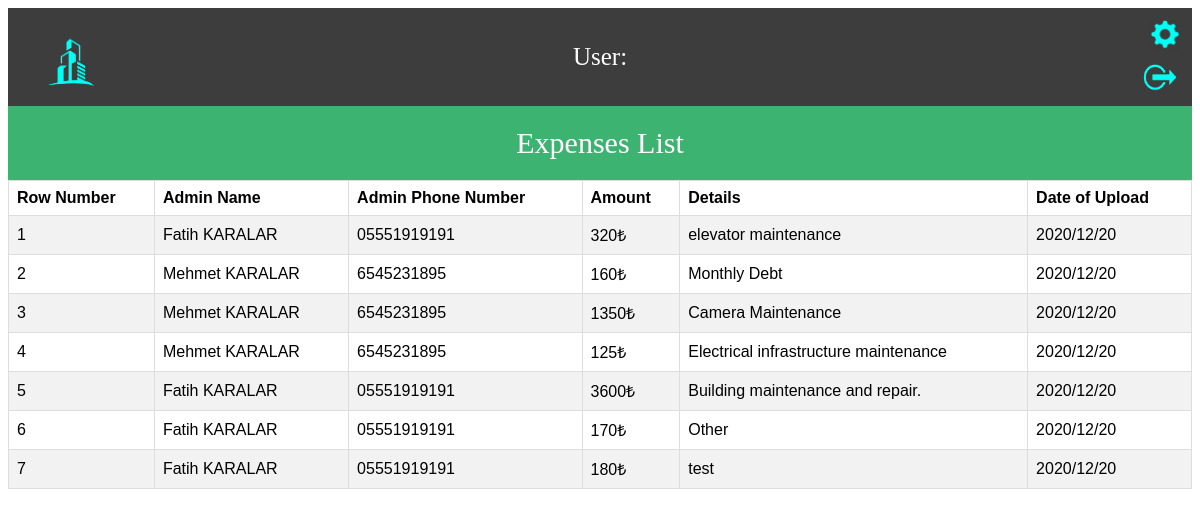
The page /UserOperations/expensesList.php (signed in) on the database as committed earlier.
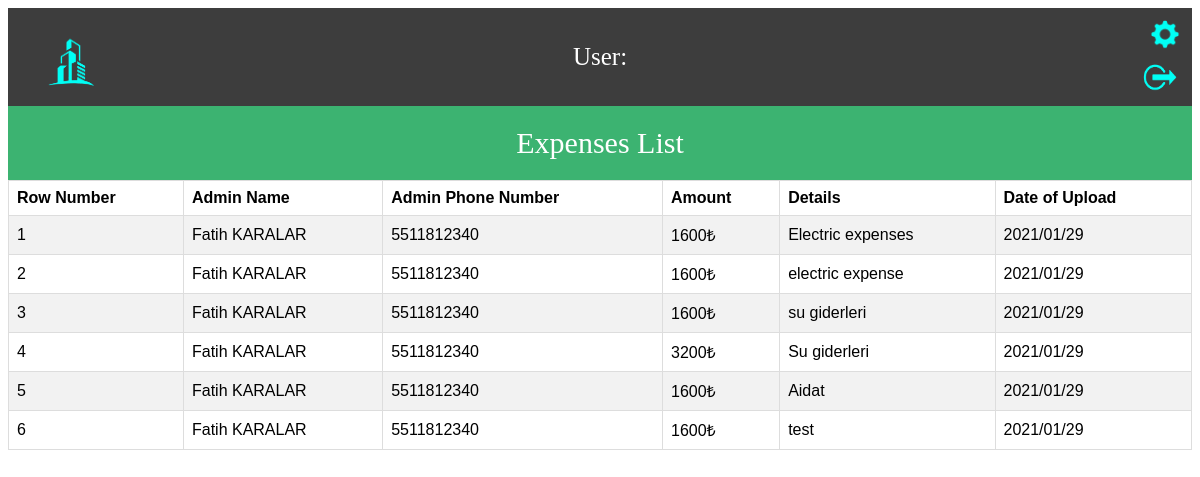
The same page on the database as committed later.
### tables this page shows
CREATE TABLE `expenses` (
  `expenseID` int(11) NOT NULL,
  `amount` float NOT NULL,
  `details` text NOT NULL,
  `adminID` int(11) NOT NULL,
  `currentdate` text NOT NULL
);

### UserOperations/expensesList.php (the view, shortened to what this page needs)
<?php
require_once '../dbconnection/dbconnect.php';
?>
<!DOCTYPE html>
<html lang="en">
<head>
  <link rel="stylesheet" href="../Css/expensesList.css">
</head>
<body>
  <?php
  $userID=$_GET['userID'];
  $userSql="SELECT*FROM users WHERE userID='$userID'";
  $userQuery=mysqli_query($connect,$userSql);
  $rowUser=mysqli_fetch_assoc($userQuery);
  ?>
  <header> User:<?php echo ucfirst($rowUser['name'])." ".strtoupper($rowUser['surname']);  ?>
  <br>
  <a href="../index.php" title="Homepage"> <img src="../Logos/logo.png" width="100px" height="100px"></a>
  <a href="../options.php?userID=<?php echo $userID ?>" title="Edit Informations"> <input id="options" type="image" src="../Logos/options.png" width="30px" height="30px"> </a>
  <a href="../Login/userLogout.php" title="Logout"><input id="logout" type="image" src="../Logos/logout.png" width="40px" height="48px"></a>
</header>
<div id="expenses">
  <header id="title">Expenses List</header>
  <table id="expenses">
    <tr>
      <th>Row Number</th>
      <th>Admin Name</th>
      <th>Admin Phone Number</th>
      <th>Amount</th>
      <th>Details</th>
      <th>Date of Upload</th>
    </tr>
    <?php
    $expensesSql="SELECT*FROM expenses ";
    $expensesQuery=mysqli_query($connect,$expensesSql);
    $counter=0;
        while ($expensesRow=mysqli_fetch_assoc($expensesQuery)) {
          $counter++;
          $adminID=$expensesRow['adminID'];
          $adminSql="SELECT * FROM admins WHERE adminID='$adminID'";
          $adminQuery=mysqli_query($connect,$adminSql);
          $adminRow=mysqli_fetch_assoc($adminQuery);
          ?>
          <tr>
           <td><?php echo $counter; ?></td>
           <td><?php echo $adminRow['name']; ?></td>
           <td><?php echo $adminRow['phoneNumber']; ?></td>
           <td><?php echo $expensesRow['amount']."₺"; ?></td>
           <td><?php echo $expensesRow['details']; ?></td>
           <td><?php echo  $expensesRow['currentdate']; ?></td>
         </tr>
       <?php } ?>
     </table>
   </div>
 </body>
 </html>

### Css/expensesList.css (style rules this page uses)
header { background-color: #3d3d3d; padding: 35px; text-align: center; font-size: 25px; color: white; }
header img { display: block; float: left; position: absolute; top: 15px; left: 20px; }
header input[id="options"] { display: block; float: right; position: absolute; top: 10px; right: 10px; margin: 10px; }
header input[id="logout"] { display: block; float: right; position: absolute; top: 25px; right: 10px; margin-top: 30px; margin-right: 10px; }
table { font-family: arial, sans-serif; border-collapse: collapse; width: 100%; }
td, th { border: 1px solid #dddddd; text-align: left; padding: 8px; }
tr:nth-child(even) { background-color: #f2f2f2; }
#title { background-color: mediumseagreen; color: white; text-align: center; font-size: 30px; padding: 20px; }

Rows that differ between the two databases and show on the page:
removed expenses: adminID.name "Fatih KARALAR", adminID.phoneNumber "05551919191", amount "320", details "elevator maintenance", currentdate "2020/12/20"
removed expenses: adminID.name "Mehmet KARALAR", adminID.phoneNumber "6545231895", amount "160", details "Monthly Debt", currentdate "2020/12/20"
removed expenses: adminID.name "Mehmet KARALAR", adminID.phoneNumber "6545231895", amount "1350", details "Camera Maintenance", currentdate "2020/12/20"
removed expenses: adminID.name "Mehmet KARALAR", adminID.phoneNumber "6545231895", amount "125", details "Electrical infrastructure maintenance", currentdate "2020/12/20"
removed expenses: adminID.name "Fatih KARALAR", adminID.phoneNumber "05551919191", amount "3600", details "Building maintenance and repair.", currentdate "2020/12/20"
removed expenses: adminID.name "Fatih KARALAR", adminID.phoneNumber "05551919191", amount "170", details "Other", currentdate "2020/12/20"
removed expenses: adminID.name "Fatih KARALAR", adminID.phoneNumber "05551919191", amount "180", details "test", currentdate "2020/12/20"
added expenses: adminID.name "Fatih KARALAR", adminID.phoneNumber "5511812340", amount "1600", details "Electric expenses", currentdate "2021/01/29"
added expenses: adminID.name "Fatih KARALAR", adminID.phoneNumber "5511812340", amount "1600", details "electric expense", currentdate "2021/01/29"
added expenses: adminID.name "Fatih KARALAR", adminID.phoneNumber "5511812340", amount "1600", details "su giderleri", currentdate "2021/01/29"
added expenses: adminID.name "Fatih KARALAR", adminID.phoneNumber "5511812340", amount "3200", details "Su giderleri", currentdate "2021/01/29"
added expenses: adminID.name "Fatih KARALAR", adminID.phoneNumber "5511812340", amount "1600", details "Aidat", currentdate "2021/01/29"
added expenses: adminID.name "Fatih KARALAR", adminID.phoneNumber "5511812340", amount "1600", details "test", currentdate "2021/01/29"
